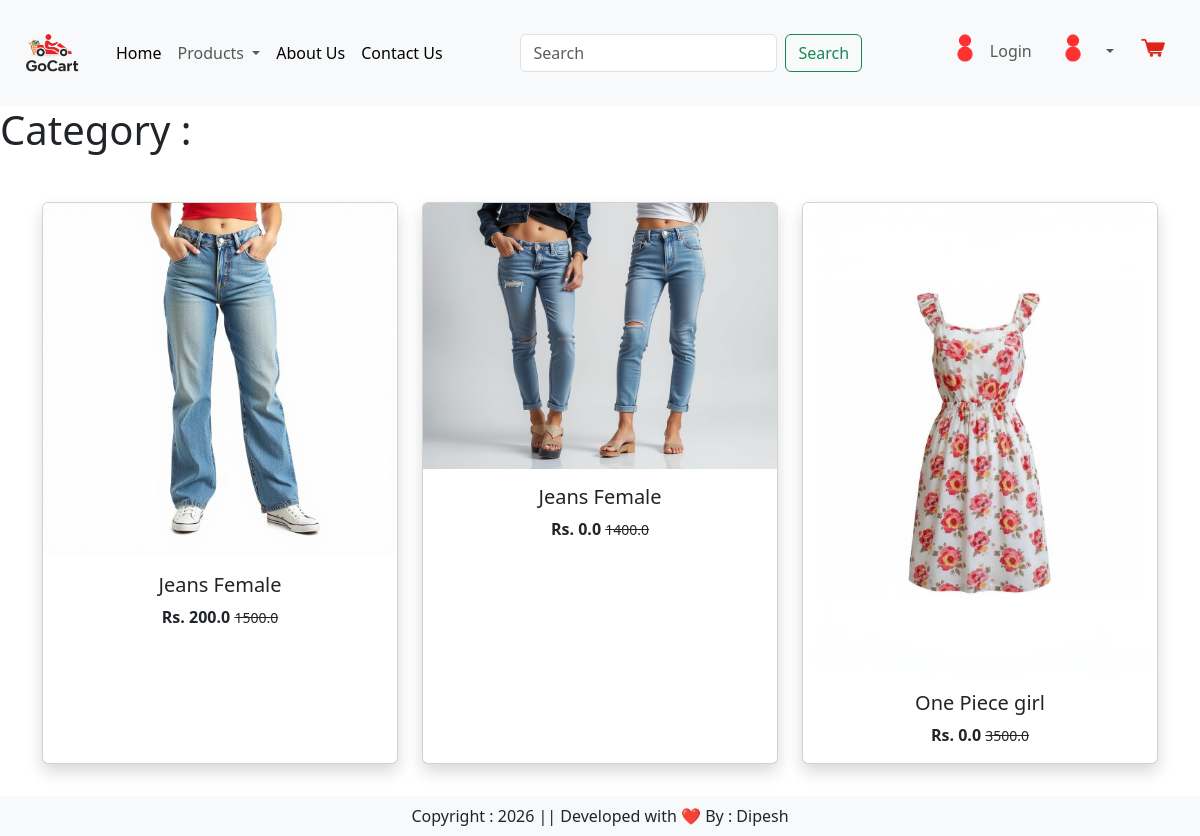
The page /gocart/category/wc on the database as committed earlier.
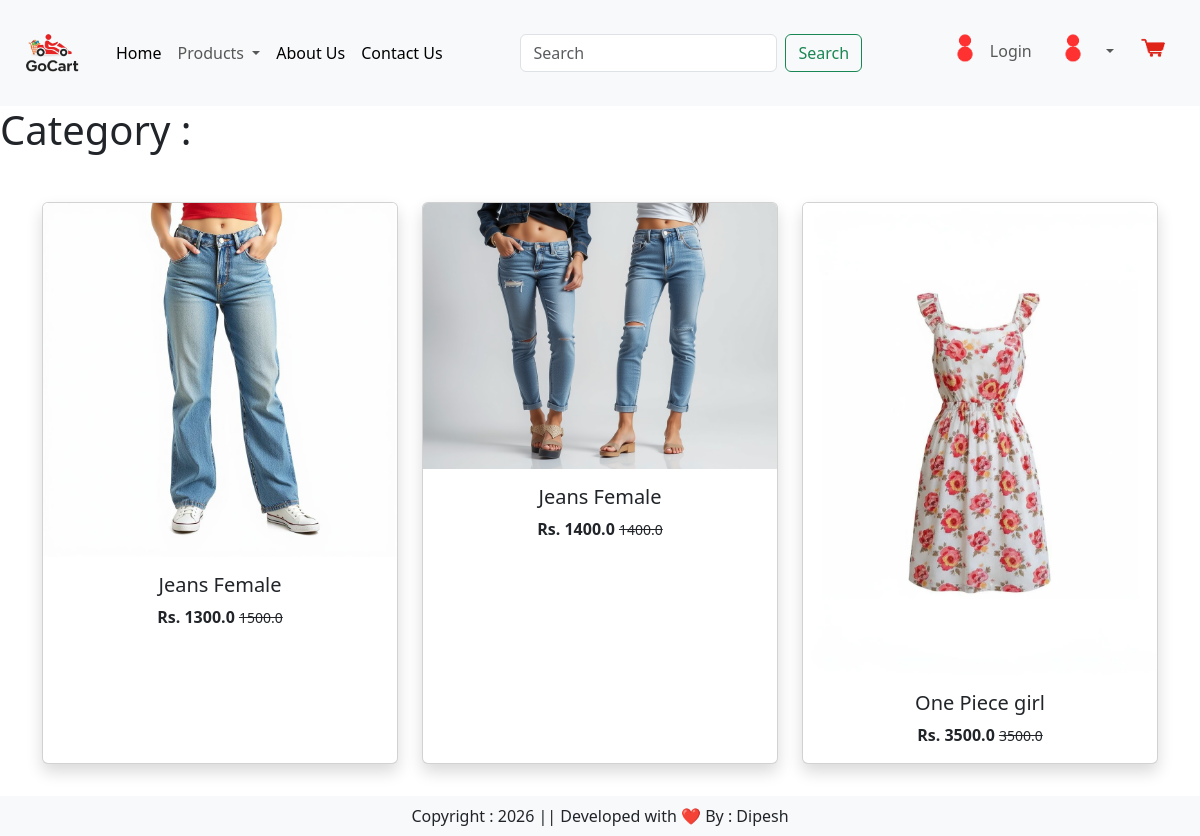
The same page on the database as committed later.
### goCart/models.py (models this page shows, shortened)
class Product(models.Model):
    title = models.CharField(max_length=100)
    selling_price = models.FloatField()
    discounted_price = models.FloatField()
    description = models.TextField()
    prodapp = models.TextField(default='')
    category = models.CharField(choices=CATEGORY_CHOICES , max_length=2)
    product_image = models.ImageField(upload_to='product/')
    class Meta:
        ordering = ['title']

### goCart/views.py (the view)
# urls.py: path('category/<slug:val>', views.CategoryView.as_view(), name='category'),
class CategoryView(View):
    def get(self,request,val):
        product = Product.objects.filter(category = val)
        return render(request, 'goCart/category.html',locals())

### goCart/templates/goCart/category.html (shortened to what this page needs)
{% extends "goCart/base.html" %}
{% load static %}
{% block main-content %}
<h1>Category :</h1>
<div class="container text-center">
    <div class="row mt-5">
        {% for item in product %}
        <div class=" col-lg-4 col-md-6 mb-4">
            <a href="#">
                <div class="card project-card h-100 shadow">
                    <img src="{{item.product_image.url}}" class="card-img-top">
                    <div class="card-body">
                        <h5>{{ item.title }}</h5>
                        <div class="fw-bold">
                            Rs. {{item.discounted_price}}
                            <small class="fw-light text-decoration-line-through">{{ item.selling_price}}
                            </small>
                        </div>
                    </div>
                </div>
            </a>
        </div>
        {% endfor %}
    </div>
</div>
{% endblock main-content %}

### goCart/templates/goCart/base.html (shortened to what this page needs)
<!DOCTYPE html>
{% load static %}
<html lang="en">
<head>
    <link href="https://cdn.jsdelivr.net/npm/bootstrap@5.3.8/dist/css/bootstrap.min.css" rel="stylesheet"
>
    <link rel="stylesheet" href="{% static 'goCart/css/owl.carousel.min.css'%}">
    <link rel="stylesheet" href="{% static 'goCart/css/all.min.css'%}">
    <link rel="stylesheet" href="{% static 'goCart/css/style.css'%}">
</head>
<body>
    <nav class="navbar navbar-expand-lg navbar-light bg-light">
        <div class="container-fluid">
            <a class="navbar-brand" href="#">
                <img src="{% static 'goCart/images/brand-logo.png'%}" width="80" height="80" alt="">
            </a>
            <div class="collapse navbar-collapse" id="navbarSupportedContent">
                <ul class="navbar-nav me-auto mb-2 mb-lg-0">
                    <li class="nav-item">
                        <a class="nav-link active" aria-current="page" href="{% url 'goCart:home'%}">Home</a>
                    </li>
                    <li class="nav-item dropdown">
                        <a class="nav-link dropdown-toggle" href="#" role="button" data-bs-toggle="dropdown"
                            aria-expanded="false">
                            Products
                        </a>
                    </li>
                    <li class="nav-item">
                        <a class="nav-link text-black " href="#">About Us</a>
                    </li>
                    <li class="nav-item">
                        <a class="nav-link text-black " href="#">Contact Us</a>
                    </li>
                </ul>
                <form class="d-flex nav-right" role="search">
                    <input class="form-control me-2" type="search" placeholder="Search" aria-label="Search" />
                    <button class="btn btn-outline-success" type="submit">Search</button>
                </form>
                <ul class="navbar-nav ms-auto mb-2 mb-lg-0">
                    <li class="nav-item">
                    <a class="nav-link" aria-current="page"> <img src="{% static 'goCart/images/user-logo.png' %}"
                            width="50" height="50" alt="">Login</a>
                    <li class="nav-item dropdown">
                        <a class="nav-link dropdown-toggle" href="#" role="button" data-bs-toggle="dropdown"
                            aria-expanded="false">
                            <img src="{% static 'goCart/images/user-logo.png' %}" width="50" height="50" alt="">
                        </a>
                    </li>
                    <li class="nav-item">
                        <a class="nav-link" aria-current="page" href="{% url 'goCart:home'%}"><img
                                src="{% static 'goCart/images/cart-logo.png'%}" width="50" height="50" alt=""></a>
                    </li>
                </ul>
            </div>
        </div>
    </nav>
    {% block main-content %}{% endblock main-content %}
    <br>
    <br>
    <footer class="container-fluid bg-light text-center p-2 mt-5 fixed-bottom">
        Copyright : 2026 || Developed with ❤️ By : Dipesh
    </footer>
</body>
</html>

### goCart/static/goCart/css/style.css (style rules this page uses)
html, body { text-decoration: none; margin: 0; padding: 0; }
a { text-decoration: none; }

Rows that differ between the two databases and show on the page:
changed Product (number 1 of 3 on the later page): discounted_price "200.0" → "1300.0"
changed Product (number 2 of 3 on the later page): discounted_price "0.0" → "1400.0"
changed Product "One Piece girl": discounted_price "0.0" → "3500.0"
